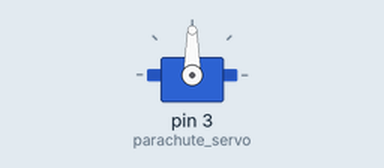
Recording of a sketch running on a simulated Arduino Uno, built with avr-gcc and run on an emulated ATmega328P. On the bench: servo.

Above: at 0.1 s.
At 10.1 s:
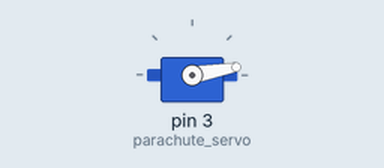
At 20.1 s:
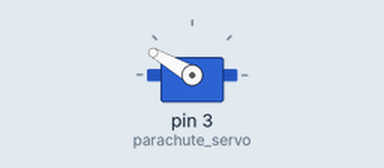
Timing chart, 0 to 21.6 s (numbered marks = the images above):
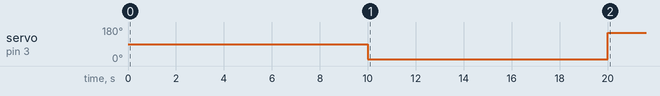

The sketch:

servo_sweep.ino
```cpp
#include <Servo.h>

Servo parachute_servo;
int pos  = 0;
int ledPin = 2;

void setup() {
  // put your setup code here, to run once:
  parachute_servo.attach(3);
  delay(10000);
  parachute_servo.write(10);
  delay(10000);
  parachute_servo.write(150);
}

void loop() {

}
```

Measured:
- by itself, servo on pin 3 (parachute_servo): 90° → 10° at 10.0 s, → 150° 10.0 s later
